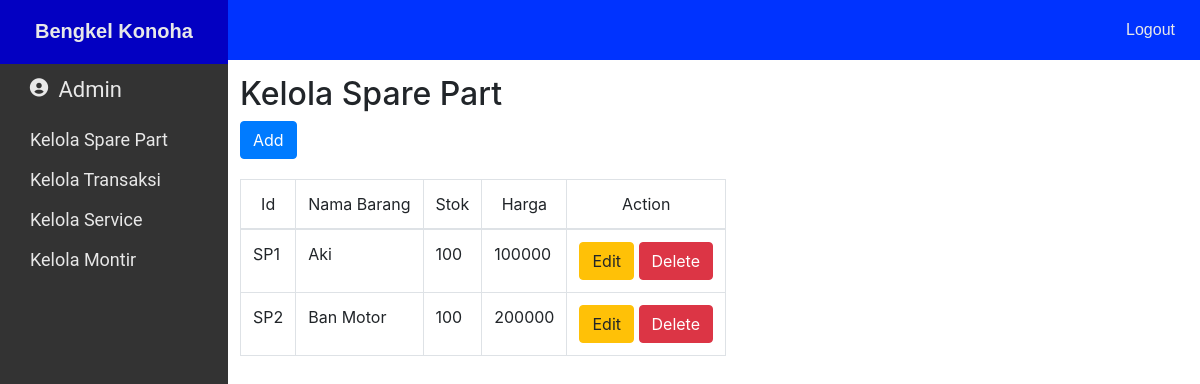
/AdminPart.php, run on the app's committed database.
### tables this page shows
CREATE TABLE `sparepart` (
  `id_sparepart` char(255) NOT NULL,
  `nama_barang` varchar(255) NOT NULL,
  `stok` int(10) UNSIGNED NOT NULL,
  `harga` int(10) UNSIGNED NOT NULL
);

### AdminPart.php (the view, shortened to what this page needs)
<?php
require 'connect.php';
$part = mysqli_query($conn, "SELECT * FROM sparepart;");
?>
<!DOCTYPE html>
<html lang="en">
<head>
    <link rel="stylesheet" href="styleUser.css">
    <link href='https://unpkg.com/boxicons@2.1.2/css/boxicons.min.css' rel='stylesheet'>
    <link rel="stylesheet" href="https://stackpath.bootstrapcdn.com/bootstrap/4.3.1/css/bootstrap.min.css">
</head>
<body>
    <div class="header">
        <div class="brand">Bengkel Konoha</div>
        <a href="logout.php" class="logout">Logout</a>
    </div>
    <div class="header-blw">
        <div class="pelanggan">
            <i class='bx bxs-user-circle'></i>
            <a href="#">Admin</a>
        </div>
        <ul>
            <li><a href="AdminPart.php">Kelola Spare Part</a></li>
            <li><a href="AdminTransaksi.php">Kelola Transaksi</a></li>
            <li><a href="AdminService.php">Kelola Service</a></li>
            <li><a href="AdminMontir.php">Kelola Montir</a></li>
        </ul>
    </div>
    <div class="riwayat">
        <h2>Kelola Spare Part</h2>
        <a href="PartAdd.php" class="btn btn-primary">Add</a>
        <table class="table table-bordered">
            <thead>
                <tr class="text-center">
                    <td scope="col">Id</td>
                    <td scope="col">Nama Barang</td>
                    <td scope="col">Stok</td>
                    <td scope="col">Harga</td>
                    <td scope="col">Action</td>
                </tr>
            </thead>
            <tbody>
                <?php
                    while($parts = mysqli_fetch_array($part)){
                        echo "
                            <tr>
                                <td>".$parts['id_sparepart']."</td>
                                <td>".$parts['nama_barang']."</td>
                                <td>".$parts['stok']."</td>
                                <td>".$parts['harga']."</td>
                                <td class='text-center'>
                                    <a href='PartEdit.php?id=".$parts['id_sparepart']."' class='btn btn-warning'>Edit</a>
                                    <a href='#' class='btn btn-danger'
                                    onclick='confirmation(`".$parts['id_sparepart']."`)'>Delete</a>
                                </td>
                            </tr>
                        ";
                    }
                ?>
            </tbody>
        </table>
    </div>
</body>
</html>

### styleUser.css (style rules this page uses)
.header { width: 100%; height: 60px; background-color: #0033ff; position: fixed; font-family: sans-serif; top: 0; left: 0; display: flex; align-items: center; justify-content: space-between; z-index: 1000; user-select: none; }
.brand { padding: 19px 35px 18px 35px; background-color: rgb(3, 0, 194); font-size: 20px; color: #e8e8e8; font-weight: bold; }
* { margin: 0; padding: 0; list-style: none; text-decoration: none; }
.header-blw { font-family: 'Roboto', sans-serif; position: fixed; margin-top: 60px; left: 0; width: 228px; height: 100%; background: rgb(51, 51, 51); }
.pelanggan { font-size: 22px; color: #e8e8e8; align-items: center; margin-left: 28px; line-height: 60px; }
.pelanggan i { height: 25px; width: 25px; align-items: center; }
.pelanggan a { color: #e8e8e8; }
.header-blw ul a { display: block; height: 100%; width: 100%; line-height: 40px; font-size: 18px; color: #e8e8e8; padding-left: 30px; }
.riwayat { position: relative; padding-top: 75px; margin-left: 240px; width: 100; height: 100%; }
.riwayat table { border-collapse: collapse; width: auto; margin-top: 20px; }
th, td { padding: 10px; }
.logout { padding: 21px 25px 21px 25px; text-align: center; font-weight: 500; color: #e8e8e8; }

### data on the page
sparepart: id_sparepart "SP1", nama_barang "Aki", stok "100", harga "100000"
sparepart: id_sparepart "SP2", nama_barang "Ban Motor", stok "100", harga "200000"
